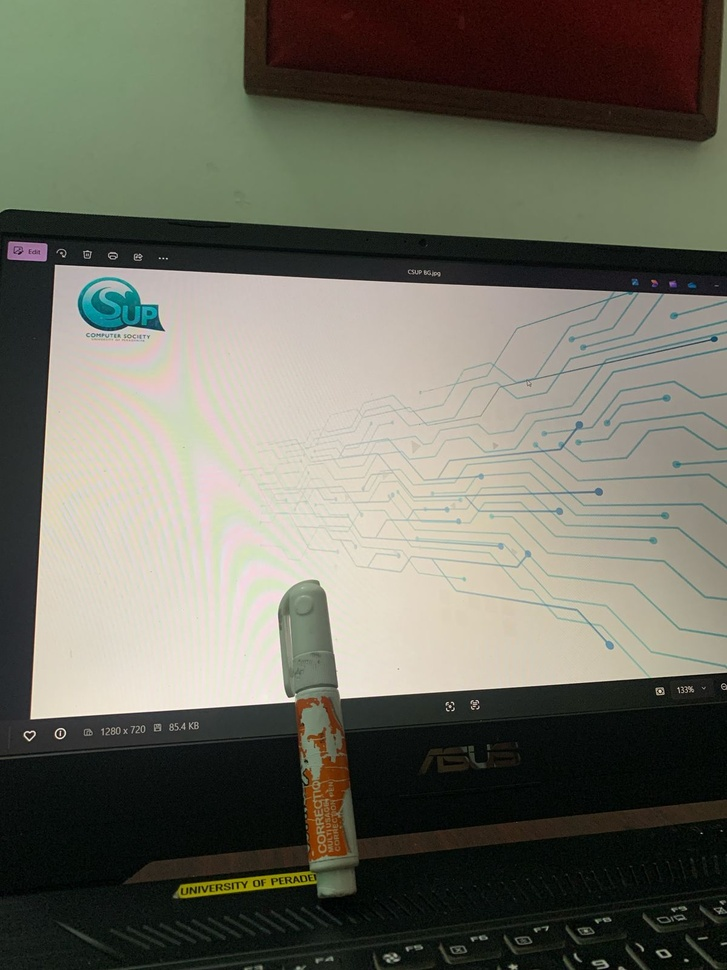
#> input picture MotionDetection/Images/tipex.jpg, 727 x 970 px, shrunk from 1200 x 1600 before the run; the run also reads 1 picture not shown here
$ jupyter execute test.ipynb
#> lines starting #> are read from the running program, lines starting #| are printed output that depends on the picture; after the words box and inside, x2 and y2 are one past the last pixel; in counts of white or black regions, pixels touching at a corner belong together
1. Differential Motion Analysis

[cell 1]
import cv2
import numpy as np
import matplotlib.pyplot as plt

def differential_motion_analysis(image1_path, image2_path, threshold_value=30):
    # Load the images
#> called with image1_path = 'Images/tipex.jpg', image2_path = 'Images/tipexShifted.jpg', threshold_value = 30
    img1 = cv2.imread(image1_path)
#> img1 is the input picture: shape (970, 727, 3); mean B, G, R 96.5, 108.4, 109.4
    img2 = cv2.imread(image2_path)

    # Check if images are loaded properly
    if img1 is None or img2 is None:
        print("Error: One of the images didn't load properly.")
        return None

    # Convert images to grayscale
    gray1 = cv2.cvtColor(img1, cv2.COLOR_BGR2GRAY)
    gray2 = cv2.cvtColor(img2, cv2.COLOR_BGR2GRAY)

    # Compute absolute difference
    diff = cv2.absdiff(gray1, gray2)

    # Apply binary threshold to highlight motion areas
    _, thresh = cv2.threshold(diff, threshold_value, 255, cv2.THRESH_BINARY)
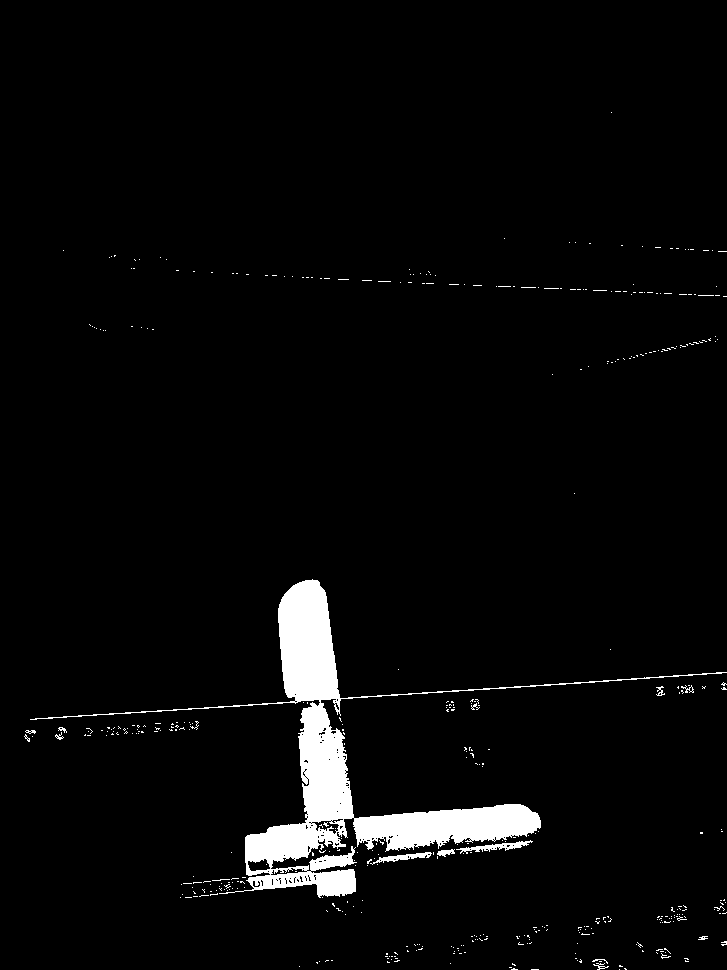
#> thresh: shape (970, 727); 3.6% white; 455 white regions (440 under 20 px), largest, box (x1, y1, x2, y2) and area: (30, 579, 727, 898) 22657, (456, 840, 533, 854) 339, (370, 852, 432, 865) 263

    # Invert the final thresholded image for better visibility
    inverted = cv2.bitwise_not(thresh)

    # Convert original images from BGR (OpenCV format) to RGB (Matplotlib format)
    img1_rgb = cv2.cvtColor(img1, cv2.COLOR_BGR2RGB)
    img2_rgb = cv2.cvtColor(img2, cv2.COLOR_BGR2RGB)

    # Plot the images using Matplotlib
    plt.figure(figsize=(12, 5))

    plt.subplot(1, 4, 1)
    plt.imshow(img1_rgb)
    plt.title("Image 1 (Original)")
    plt.axis("off")

    plt.subplot(1, 4, 2)
    plt.imshow(img2_rgb)
    plt.title("Image 2 (Original)")
    plt.axis("off")

    plt.subplot(1, 4, 3)
    plt.imshow(thresh, cmap="gray")
    plt.title("Thresholded Motion")
    plt.axis("off")

    plt.subplot(1, 4, 4)
    plt.imshow(inverted, cmap="gray")
    plt.title("Inverted Motion")
    plt.axis("off")

    plt.tight_layout()
    plt.show()

if __name__ == "__main__":
    # Replace with the paths to your images
    image1_path = "Images/tipex.jpg"
    image2_path = "Images/tipexShifted.jpg"

    differential_motion_analysis(image1_path, image2_path)

2. For Mutiple Objects

[cell 2]
import cv2
import numpy as np
import matplotlib.pyplot as plt

def differential_motion_analysis(image1_path, image2_path, threshold_value=30):
    # Load the images
#> called with image1_path = 'Images/mulObj.jpg', image2_path = 'Images/mulObjShifted.jpg', threshold_value = 30
    img1 = cv2.imread(image1_path)
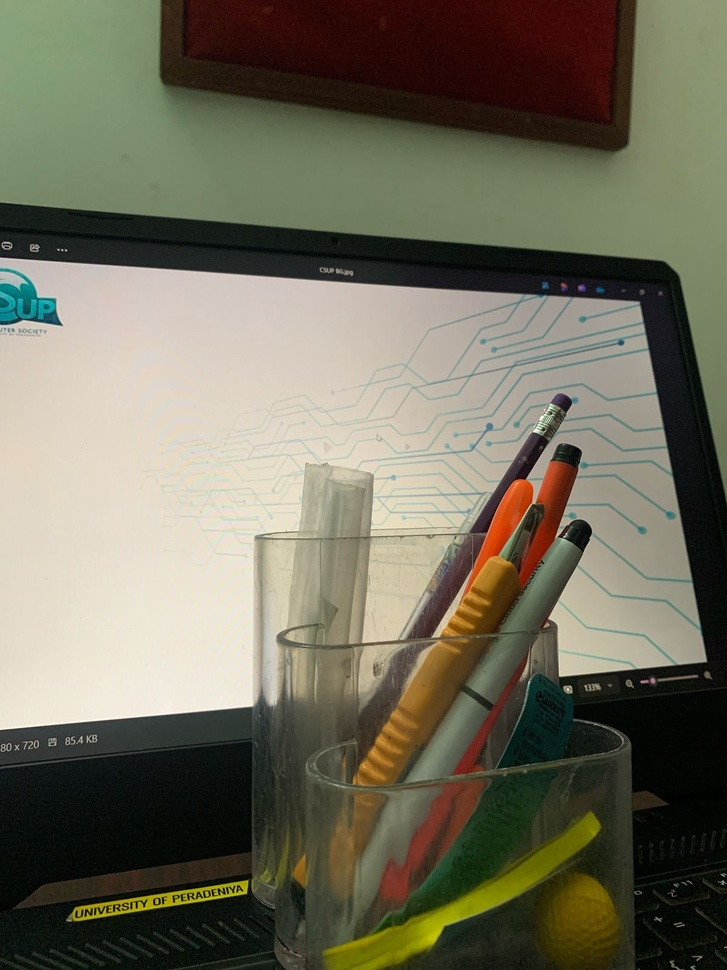
#> input picture MotionDetection/Images/mulObj.jpg, 727 x 970 px, shrunk from 1200 x 1600 before the run
#> img1 is the input picture: shape (970, 727, 3); mean B, G, R 92.3, 110.2, 113.4
    img2 = cv2.imread(image2_path)
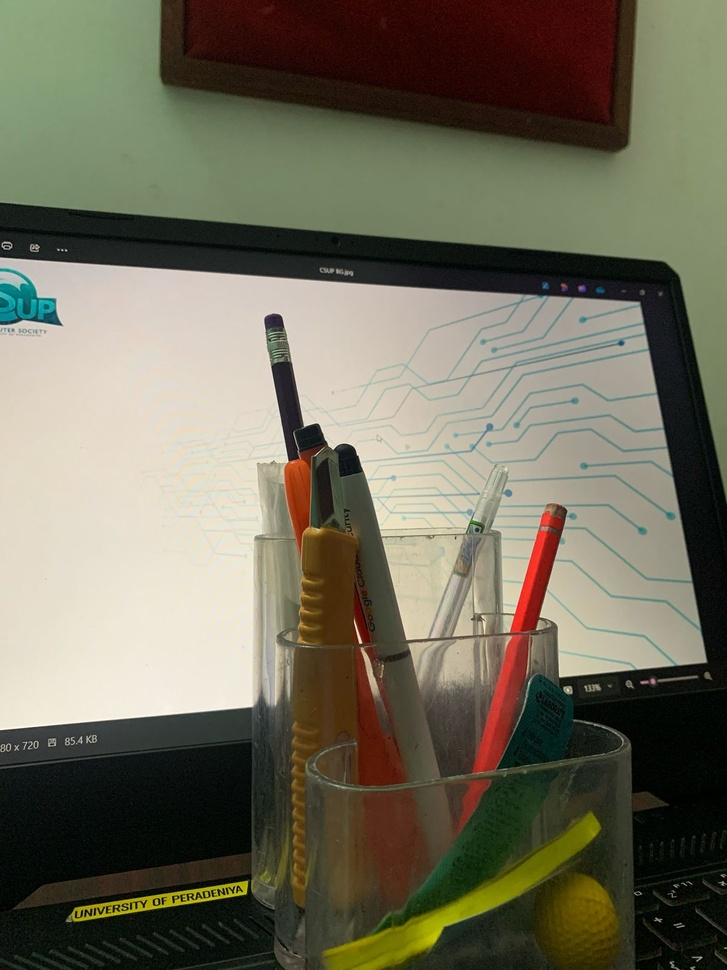
#> input picture MotionDetection/Images/mulObjShifted.jpg, 727 x 970 px, shrunk from 1200 x 1600 before the run
#> img2 is the input picture: shape (970, 727, 3); mean B, G, R 91.6, 109.5, 113.2

    # Check if images are loaded properly
    if img1 is None or img2 is None:
        print("Error: One of the images didn't load properly.")
        return None

    # Convert images to grayscale
    gray1 = cv2.cvtColor(img1, cv2.COLOR_BGR2GRAY)
    gray2 = cv2.cvtColor(img2, cv2.COLOR_BGR2GRAY)

    # Compute absolute difference
    diff = cv2.absdiff(gray1, gray2)

    # Apply binary threshold to highlight motion areas
    _, thresh = cv2.threshold(diff, threshold_value, 255, cv2.THRESH_BINARY)
#> thresh: shape (970, 727); 9.6% white; 462 white regions (407 under 20 px), largest, box (x1, y1, x2, y2) and area: (257, 313, 592, 786) 52657, (403, 636, 516, 783) 6002, (352, 788, 425, 918) 3929

    # Invert the final thresholded image for better visibility
    inverted = cv2.bitwise_not(thresh)

    # Convert original images from BGR (OpenCV format) to RGB (Matplotlib format)
    img1_rgb = cv2.cvtColor(img1, cv2.COLOR_BGR2RGB)
    img2_rgb = cv2.cvtColor(img2, cv2.COLOR_BGR2RGB)

    # Plot the images using Matplotlib
    plt.figure(figsize=(12, 5))

    plt.subplot(1, 4, 1)
    plt.imshow(img1_rgb)
    plt.title("Image 1 (Original)")
    plt.axis("off")

    plt.subplot(1, 4, 2)
    plt.imshow(img2_rgb)
    plt.title("Image 2 (Original)")
    plt.axis("off")

    plt.subplot(1, 4, 3)
    plt.imshow(thresh, cmap="gray")
    plt.title("Thresholded Motion")
    plt.axis("off")

    plt.subplot(1, 4, 4)
    plt.imshow(inverted, cmap="gray")
    plt.title("Inverted Motion")
    plt.axis("off")

    plt.tight_layout()
    plt.show()

if __name__ == "__main__":
    # Replace with the paths to your images
    image1_path = "Images/mulObj.jpg"
    image2_path = "Images/mulObjShifted.jpg"

    differential_motion_analysis(image1_path, image2_path)

3. With Noise

[cell 3]
import cv2
import numpy as np
import matplotlib.pyplot as plt

def differential_motion_analysis(image1_path, image2_path, threshold_value=30):
    # Load the images
#> called with image1_path = 'Images/withNoise.jpg', image2_path = 'Images/withNoiseShifted.jpg', threshold_value = 30
    img1 = cv2.imread(image1_path)
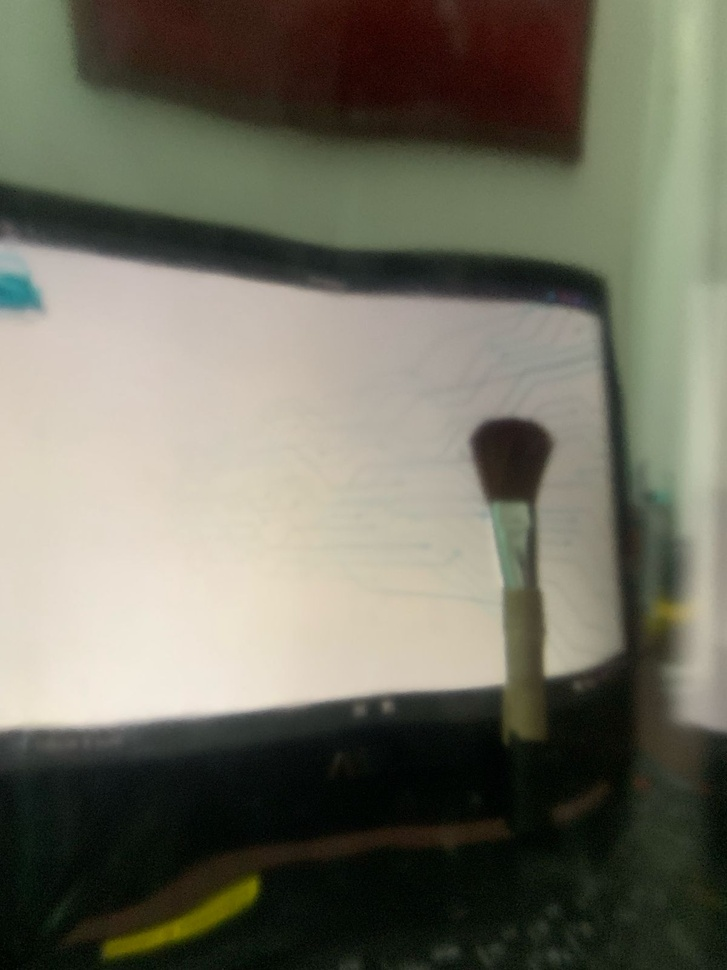
#> input picture MotionDetection/Images/withNoise.jpg, 727 x 970 px, shrunk from 1200 x 1600 before the run
#> img1 is the input picture: shape (970, 727, 3); mean B, G, R 95.9, 110.2, 111.6
    img2 = cv2.imread(image2_path)
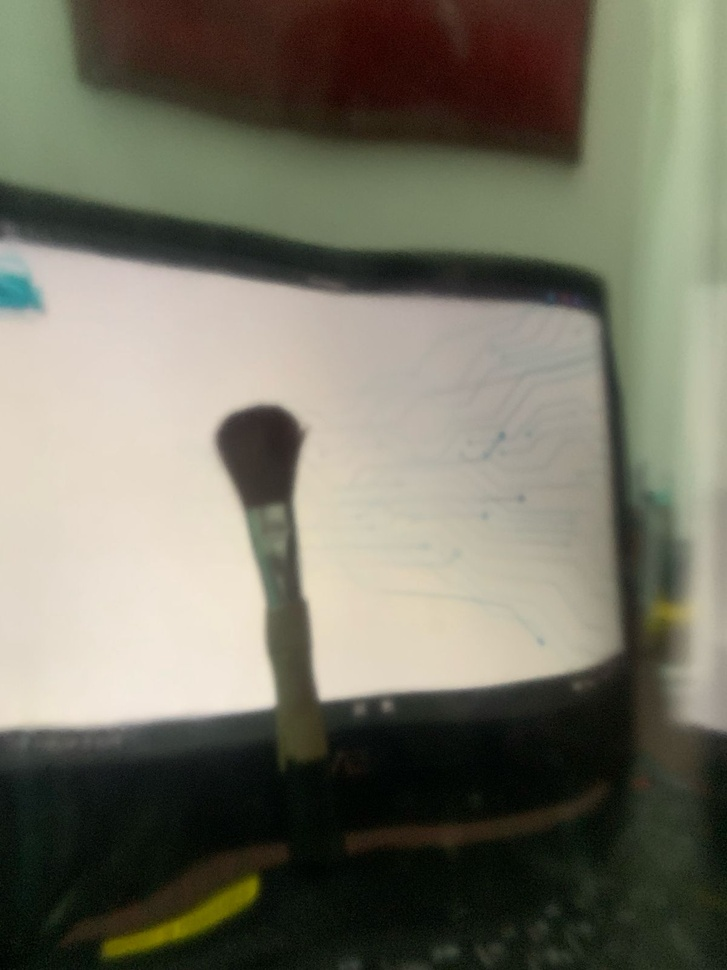
#> input picture MotionDetection/Images/withNoiseShifted.jpg, 727 x 970 px, shrunk from 1200 x 1600 before the run
#> img2 is the input picture: shape (970, 727, 3); mean B, G, R 99.1, 114, 115.9

    # Check if images are loaded properly
    if img1 is None or img2 is None:
        print("Error: One of the images didn't load properly.")
        return None

    # Convert images to grayscale
    gray1 = cv2.cvtColor(img1, cv2.COLOR_BGR2GRAY)
    gray2 = cv2.cvtColor(img2, cv2.COLOR_BGR2GRAY)

    # Compute absolute difference
    diff = cv2.absdiff(gray1, gray2)

    # Apply binary threshold to highlight motion areas
    _, thresh = cv2.threshold(diff, threshold_value, 255, cv2.THRESH_BINARY)
#> thresh: shape (970, 727); 4.8% white; 48 white regions (44 under 20 px), largest, box (x1, y1, x2, y2) and area: (213, 403, 322, 710) 17074, (468, 414, 557, 683) 14002, (502, 686, 543, 742) 1522, (278, 733, 325, 767) 959

    # Invert the final thresholded image for better visibility
    inverted = cv2.bitwise_not(thresh)

    # Convert original images from BGR (OpenCV format) to RGB (Matplotlib format)
    img1_rgb = cv2.cvtColor(img1, cv2.COLOR_BGR2RGB)
    img2_rgb = cv2.cvtColor(img2, cv2.COLOR_BGR2RGB)

    # Plot the images using Matplotlib
    plt.figure(figsize=(12, 5))

    plt.subplot(1, 4, 1)
    plt.imshow(img1_rgb)
    plt.title("Image 1 (Original)")
    plt.axis("off")

    plt.subplot(1, 4, 2)
    plt.imshow(img2_rgb)
    plt.title("Image 2 (Original)")
    plt.axis("off")

    plt.subplot(1, 4, 3)
    plt.imshow(thresh, cmap="gray")
    plt.title("Thresholded Motion")
    plt.axis("off")

    plt.subplot(1, 4, 4)
    plt.imshow(inverted, cmap="gray")
    plt.title("Inverted Motion")
    plt.axis("off")

    plt.tight_layout()
    plt.show()

if __name__ == "__main__":
    # Replace with the paths to your images
    image1_path = "Images/withNoise.jpg"
    image2_path = "Images/withNoiseShifted.jpg"

    differential_motion_analysis(image1_path, image2_path)

4. With Low Light Condition

[cell 4]
import cv2
import numpy as np
import matplotlib.pyplot as plt

def differential_motion_analysis(image1_path, image2_path, threshold_value=30):
    # Load the images
    img1 = cv2.imread(image1_path)
    img2 = cv2.imread(image2_path)

    # Check if images are loaded properly
    if img1 is None or img2 is None:
        print("Error: One of the images didn't load properly.")
        return None

    # Convert images to grayscale
    gray1 = cv2.cvtColor(img1, cv2.COLOR_BGR2GRAY)
    gray2 = cv2.cvtColor(img2, cv2.COLOR_BGR2GRAY)

    # Compute absolute difference
    diff = cv2.absdiff(gray1, gray2)

    # Apply binary threshold to highlight motion areas
    _, thresh = cv2.threshold(diff, threshold_value, 255, cv2.THRESH_BINARY)

    # Invert the final thresholded image for better visibility
    inverted = cv2.bitwise_not(thresh)

    # Convert original images from BGR (OpenCV format) to RGB (Matplotlib format)
    img1_rgb = cv2.cvtColor(img1, cv2.COLOR_BGR2RGB)
    img2_rgb = cv2.cvtColor(img2, cv2.COLOR_BGR2RGB)

    # Plot the images using Matplotlib
    plt.figure(figsize=(12, 5))

    plt.subplot(1, 4, 1)
    plt.imshow(img1_rgb)
    plt.title("Image 1 (Original)")
    plt.axis("off")

    plt.subplot(1, 4, 2)
    plt.imshow(img2_rgb)
    plt.title("Image 2 (Original)")
    plt.axis("off")

    plt.subplot(1, 4, 3)
    plt.imshow(thresh, cmap="gray")
    plt.title("Thresholded Motion")
    plt.axis("off")

    plt.subplot(1, 4, 4)
    plt.imshow(inverted, cmap="gray")
    plt.title("Inverted Motion")
    plt.axis("off")

    plt.tight_layout()
    plt.show()

if __name__ == "__main__":
    # Replace with the paths to your images
    image1_path = "Images/lowLight.jpg"
    image2_path = "Images/lowLightShifted.jpg"

    differential_motion_analysis(image1_path, image2_path)

5. With Illumination Changes

[cell 5]
import cv2
import numpy as np
import matplotlib.pyplot as plt

def differential_motion_analysis(image1_path, image2_path, threshold_value=30):
    # Load the images
    img1 = cv2.imread(image1_path)
    img2 = cv2.imread(image2_path)

    # Check if images are loaded properly
    if img1 is None or img2 is None:
        print("Error: One of the images didn't load properly.")
        return None

    # Convert images to grayscale
    gray1 = cv2.cvtColor(img1, cv2.COLOR_BGR2GRAY)
    gray2 = cv2.cvtColor(img2, cv2.COLOR_BGR2GRAY)

    # Compute absolute difference
    diff = cv2.absdiff(gray1, gray2)

    # Apply binary threshold to highlight motion areas
    _, thresh = cv2.threshold(diff, threshold_value, 255, cv2.THRESH_BINARY)

    # Invert the final thresholded image for better visibility
    inverted = cv2.bitwise_not(thresh)

    # Convert original images from BGR (OpenCV format) to RGB (Matplotlib format)
    img1_rgb = cv2.cvtColor(img1, cv2.COLOR_BGR2RGB)
    img2_rgb = cv2.cvtColor(img2, cv2.COLOR_BGR2RGB)

    # Plot the images using Matplotlib
    plt.figure(figsize=(12, 5))

    plt.subplot(1, 4, 1)
    plt.imshow(img1_rgb)
    plt.title("Image 1 (Original)")
    plt.axis("off")

    plt.subplot(1, 4, 2)
    plt.imshow(img2_rgb)
    plt.title("Image 2 (Original)")
    plt.axis("off")

    plt.subplot(1, 4, 3)
    plt.imshow(thresh, cmap="gray")
    plt.title("Thresholded Motion")
    plt.axis("off")

    plt.subplot(1, 4, 4)
    plt.imshow(inverted, cmap="gray")
    plt.title("Inverted Motion")
    plt.axis("off")

    plt.tight_layout()
    plt.show()

if __name__ == "__main__":
    # Replace with the paths to your images
    image1_path = "Images/withillumination.jpg"
    image2_path = "Images/withilluminationShifted.jpg"

    differential_motion_analysis(image1_path, image2_path)

6. Improved Version with Motion Direction

[cell 6]
import cv2
import numpy as np
import matplotlib.pyplot as plt

def detect_motion_direction(image1_path, image2_path, motion_threshold=2):
    # Load images in grayscale
#> called with image1_path = 'Images/tipex.jpg', image2_path = 'Images/tipexShifted.jpg', motion_threshold = 2
    img1 = cv2.imread(image1_path, cv2.IMREAD_GRAYSCALE)
#> img1: shape (970, 727); min 0, max 255, mean 107.4
    img2 = cv2.imread(image2_path, cv2.IMREAD_GRAYSCALE)
#> img2: shape (970, 727); min 0, max 251, mean 108.5

    # Read the original second image (for overlaying arrows)
    img2_color = cv2.imread(image2_path)

    # Compute optical flow using Farneback method
    flow = cv2.calcOpticalFlowFarneback(img1, img2, None, 0.5, 3, 15, 3, 5, 1.2, 0)

    # Compute magnitude and angle of motion
    magnitude, angle = cv2.cartToPolar(flow[..., 0], flow[..., 1])

    # Filter motion: Keep only significant motion by setting a threshold
    mask = magnitude > motion_threshold
#> mask: shape (970, 727) bool; 10.7% white; 54 white regions (22 under 20 px), largest, box (x1, y1, x2, y2) and area: (200, 569, 610, 958) 58420, (447, 733, 520, 781) 2690, (499, 670, 626, 698) 2586

    # Convert angle to HSV color space for visualization
    hsv = np.zeros((img1.shape[0], img1.shape[1], 3), dtype=np.uint8)
    hsv[..., 0] = (angle * 180 / np.pi / 2).astype(np.uint8)  # Hue (direction)
    hsv[..., 1] = 255  # Saturation (full)
    hsv[..., 2] = cv2.normalize(magnitude, None, 0, 255, cv2.NORM_MINMAX)  # Value (motion intensity)

    # Convert HSV to RGB
    motion_map = cv2.cvtColor(hsv, cv2.COLOR_HSV2RGB)

    # Draw motion vectors (arrows) on the second image
    step = 10  # Step size for arrows (reduce for more arrows)
    for y in range(0, img1.shape[0], step):
        for x in range(0, img1.shape[1], step):
            if mask[y, x]:  # Only draw arrows for significant motion
                dx = int(flow[y, x, 0])  # X motion
                dy = int(flow[y, x, 1])  # Y motion
                cv2.arrowedLine(img2_color, (x, y), (x + dx, y + dy), (0, 0, 255), 1, tipLength=0.4)
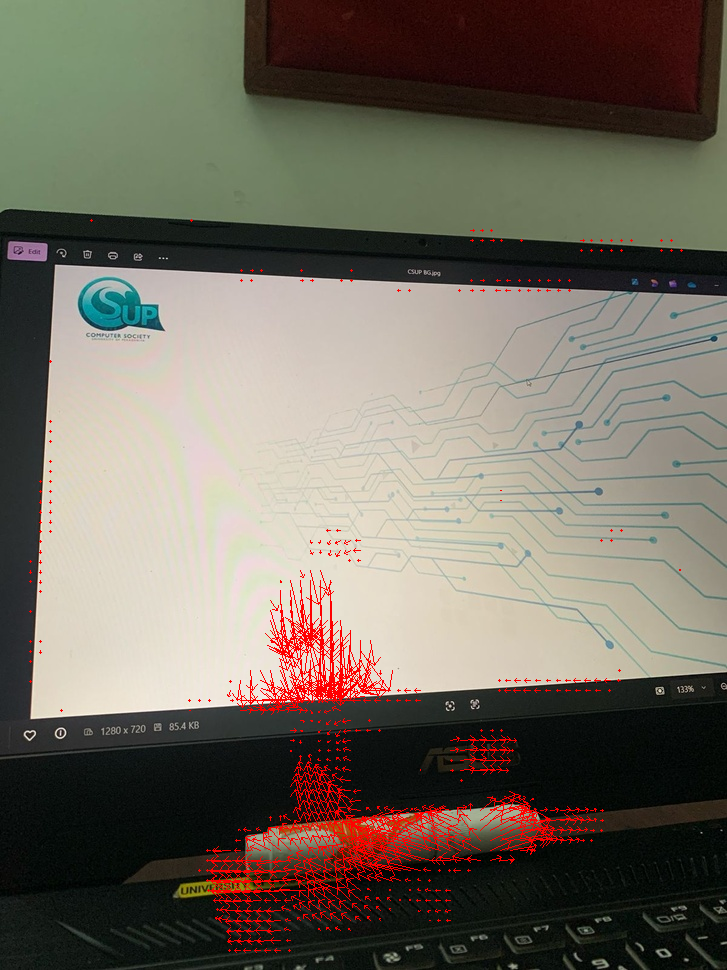
#> img2_color: shape (970, 727, 3); mean B, G, R 95.5, 107, 114

    # Plot results
    plt.figure(figsize=(12, 6))

    plt.subplot(1, 3, 1)
    plt.imshow(img1, cmap="gray")
    plt.title("Image 1 (Original)")
    plt.axis("off")

    plt.subplot(1, 3, 2)
    plt.imshow(img2, cmap="gray")
    plt.title("Image 2 (Original)")
    plt.axis("off")

    plt.subplot(1, 3, 3)
    plt.imshow(img2_color)
    plt.title("Motion Vectors")
    plt.axis("off")

    plt.tight_layout()
    plt.show()
#> figure, not shown here; B, G, R data is drawn as R, G, B

if __name__ == "__main__":
    # Replace with image paths
    image1_path = "Images/tipex.jpg"
    image2_path = "Images/tipexShifted.jpg"
    detect_motion_direction(image1_path, image2_path)
